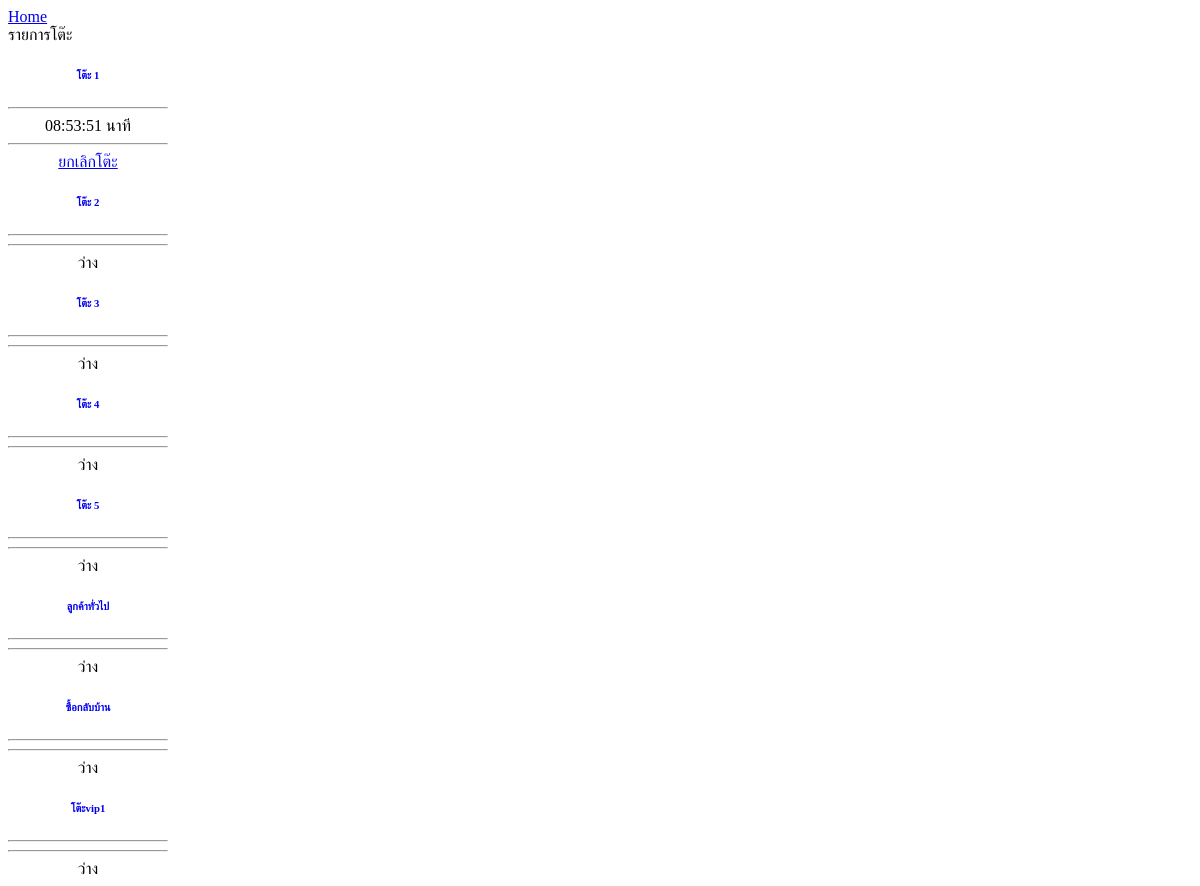
The app's page /food_table.php, older data.
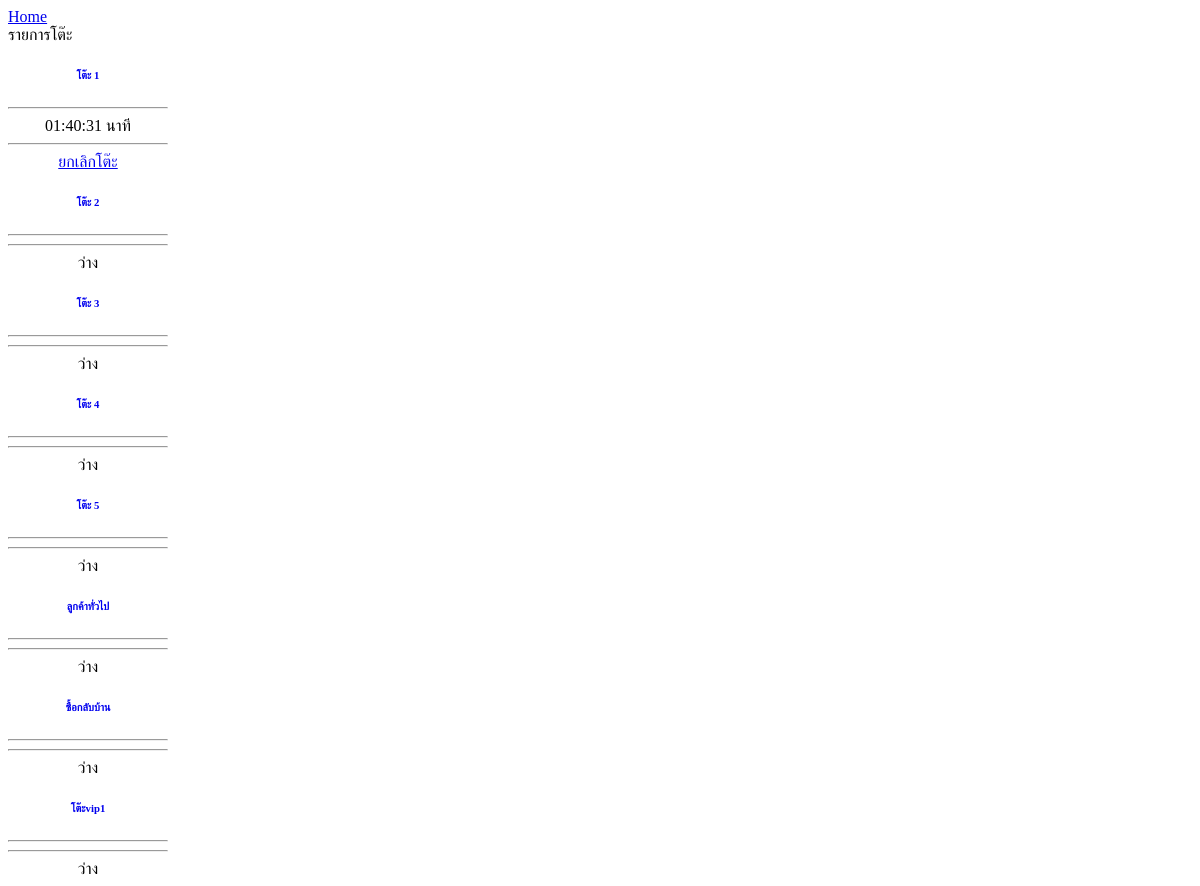
The same page, newer data.
### tables this page shows
CREATE TABLE `food_table` (
  `id` int(11) NOT NULL,
  `table_name` varchar(50) NOT NULL,
  `timediff` datetime NOT NULL,
  `status` int(11) NOT NULL
);

### classes/Main.class.php (called while the page is built, shortened)
<?php
    class Main {
        private $dbhost = 'localhost';
        private $dbuser = 'root';
        private $dbpass = '';
        private $dbname = 'food';
        function __construct() {
            try {
                $conn = new mysqli($this->dbhost, $this->dbuser, $this->dbpass, $this->dbname);
                $this->dbcon = $conn;
            }catch(Exception $e){
                echo "
                    <div>
                        Database is Error connection : <b>".$e->getMessage()."</b><br/>
                    </div>
                ";
            }
        }
    }
?>

### classes/Table.class.php (called while the page is built, shortened)
<?php
require 'Main.class.php';
class Table extends Main{
    public function TableList(){
        $sql = "
            SELECT
                *, TIMEDIFF(TIME(NOW()),TIME(timediff)) AS count_time
            FROM
                food_table
            ORDER BY
                id ASC
            ";
        $query = $this->dbcon->query($sql);
        if ($query->num_rows > 0){
            return $query;
        }
    }
    public function updateTableEmpty(){
        $sql = "
            SELECT
                id as table_id,
                (select count(*) from sale_temp where table_id = f.id) as count_food
            FROM
                food_table f
            WHERE
                f.`status` = 1
        ";
        $query = $this->dbcon->query($sql);
        if ($query) {
            foreach($query as $table){
                if ($table['count_food'] == 0) {
                    $this->dbcon->query("UPDATE food_table SET `status` = 0, timediff = NOW() WHERE id=".$table['table_id']);
                }
            }
            return $query;
        }
    }
}

### food_table.php (the view, shortened to what this page needs)
<!DOCTYPE html>
<html lang="en">
<head>
</head>
<?php
    $userid = $_SESSION['userid'];
    $obj = new Table;
    $obj->updateTableEmpty();
    $data = $obj->TableList();
?>
<body>
    <div class="container-fluid" id="example_div">
    <div class="container">
   <a href="#!">Home</a>
        <div class="card mt-3 bg-dark">
            <div class="card-header text-light">
                รายการโต๊ะ
            </div>
            <div class="row ml-2 mr-2  ">
                <?php
                    $color = '';
                    $link = '';
                    $timediff = '';
                    foreach($data as $val){
                        if ($val['status'] == '0') {
                            $color = 'bg-dark';
                            $link = 'ว่าง';
                            $timediff = '';
                        }else{
                            $color = 'bg-danger';
                            $link = "<a href='home.php?m=food_table&table=$val[id]&userid=$userid&cleartable=1' class='text-white btncancel'>ยกเลิกโต๊ะ</a>";
                            $timediff = ' '.date('H:i:s', strtotime($val['count_time'])).' นาที';
                        }
                ?>
                <div class="col-lg-2 col-md-6 col-sm-12 col-xs-12 ">
                    <div class="card text-white  <?=$color?> mb-3 mt-2" style="width: 10rem;">
                        <div class="card-body">
                            <h6 class="card-title text-white" align="center">
                                <strong>
                                    <a href="food_table.php?m=food_table&table=<?=$val['id']?>"
                                        class="text-white taga"><?=$val['table_name']?></a>
                                </strong>
                            </h6>
                           <hr class="mt-1 mb-1">
                           <div align="center">
                            <span class="badge bg-warning text-dark"><?=$timediff?></span>
                            <hr class="mt-1 mb-1">
                            <?=$link?>
                           </div>
                        </div>
                    </div>
                </div>
                <?php } ?>
            </div>
        </div>
    </div>
    </div>
</body>
</html>

Row changes from the older to the newer data that the page shows:
changed food_table "โต๊ะ 1": timediff "08:53:51 นาที" → "01:40:31 นาที"
